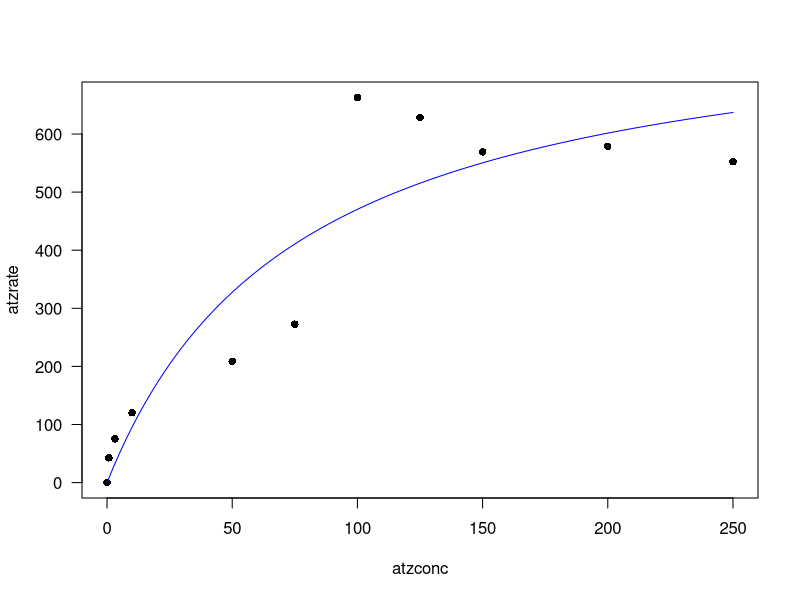
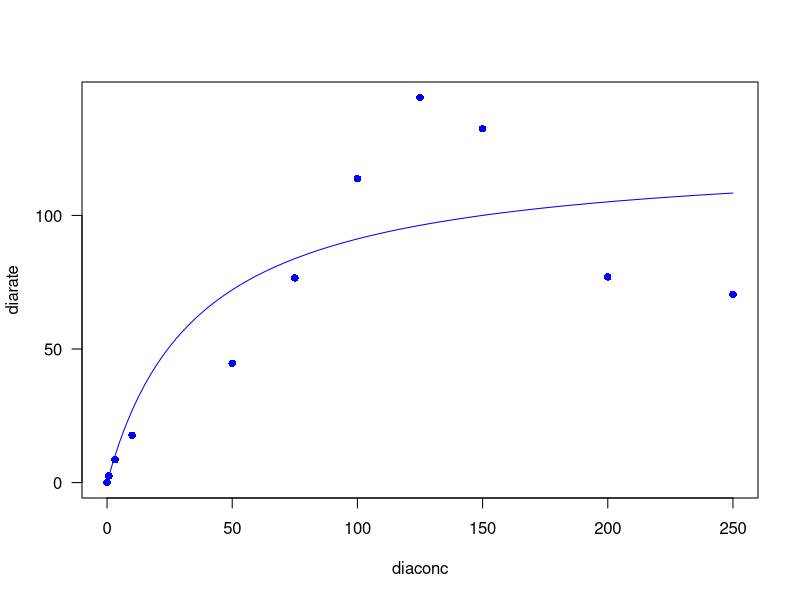
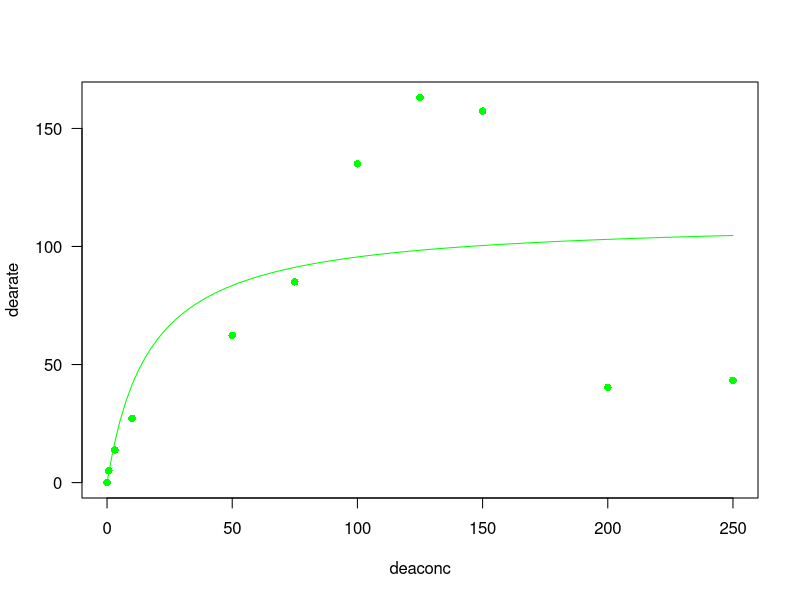
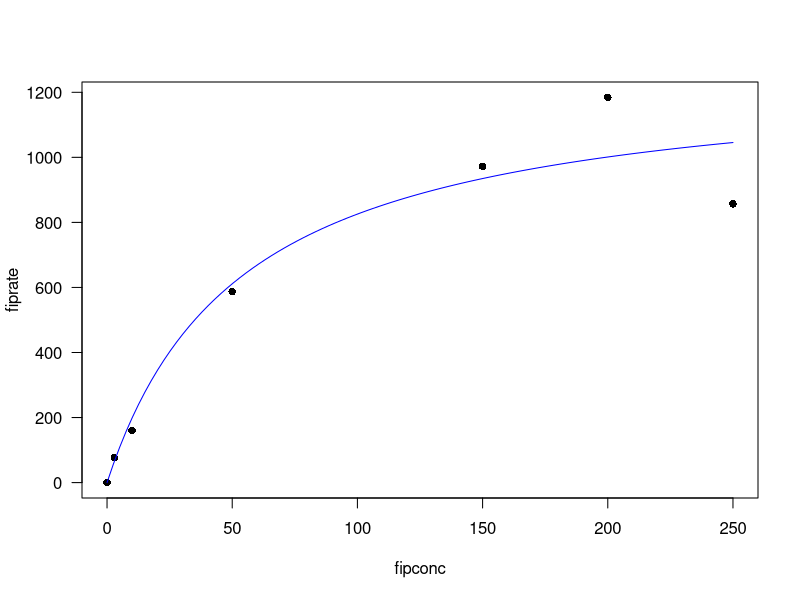
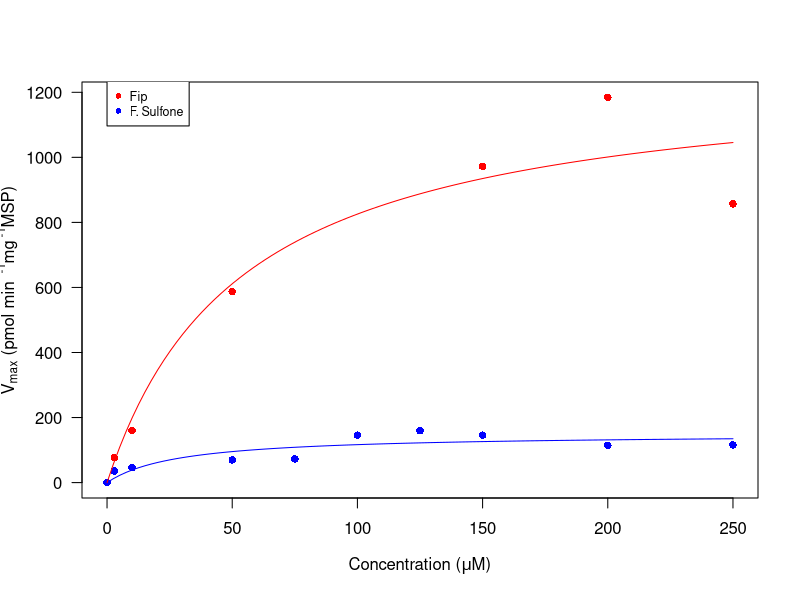
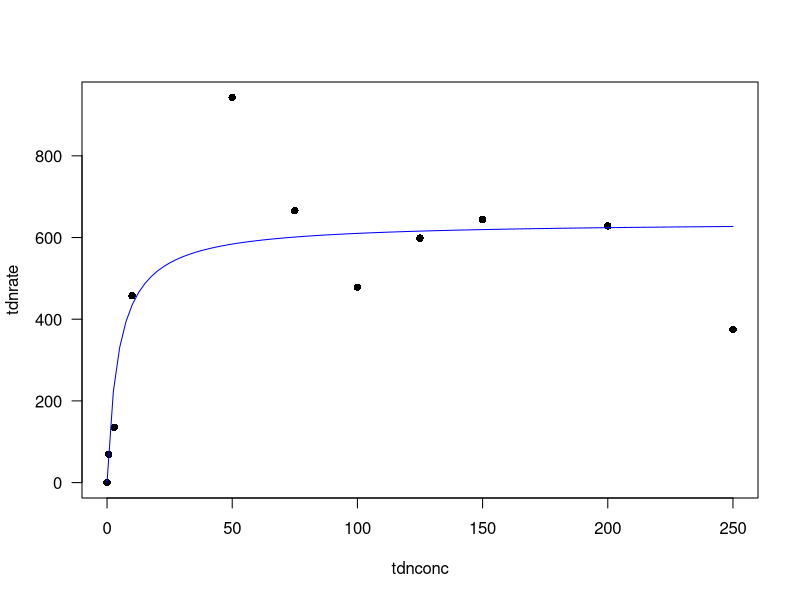
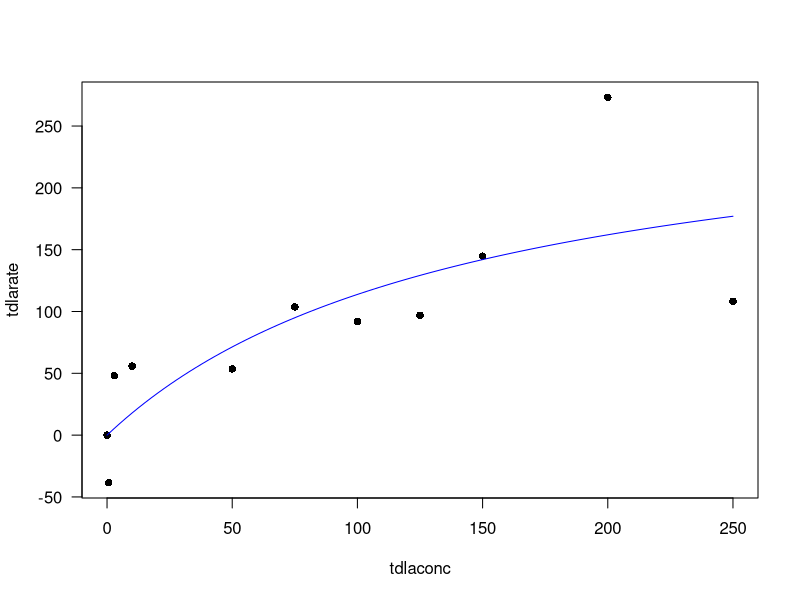
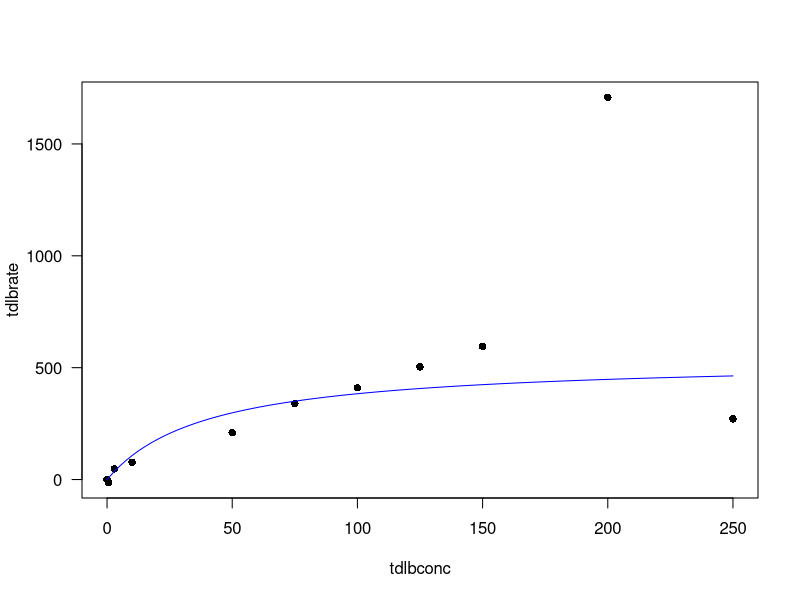

Generate these figures, in order, with R:


##MM for atz#
atzconc <- c(0, 0.712, 3.1684, 10, 50, 75, 100, 125, 150, 200, 250)
atzrate <- c(0, 42.63, 75.22, 120.16, 208.64, 272.69, 663.02, 628.38, 569.18, 578.97, 552.27)
plot(atzconc, atzrate, las=1, pch=16) 
atzmmModel <- nls(atzrate~Vm*atzconc/(Km+atzconc), start = list(Vm=500,Km=200)) 
summary(atzmmModel)
x <- seq(min(atzconc), max(atzconc), length=100)
y <- predict(atzmmModel, list(atzconc=x))
points(x, y, type='l', col='blue')


##MM for DIA##
diaconc <- c(0, 0.712, 3.1684, 10, 50, 75, 100, 125, 150, 200, 250)
diarate <- c(0, 2.47, 8.545, 17.74, 44.69, 76.60, 113.78, 144.18, 132.46, 76.99, 70.46)
plot(diaconc, diarate, las=1, pch=16, col="blue")
diammModel <- nls(diarate~Vm*diaconc/(Km+diaconc), start = list(Vm=75,Km=20)) 
summary(diammModel)
x <- seq(min(diaconc), max(diaconc), length=100)
y <- predict(diammModel, list(diaconc=x))
points(x, y, type='l', col='blue')

##MM for dea##
deaconc <- c(0, 0.712, 3.1684, 10, 50, 75, 100, 125, 150, 200, 250)
dearate <- c(0, 5.05, 13.80, 27.22, 62.42, 85.02, 135.00, 163.14, 157.35, 40.30, 43.30)
plot(deaconc, dearate, las=1, pch=16, col='green')
deammModel <- nls(dearate~Vm*deaconc/(Km+deaconc), start = list(Vm=50,Km=20)) 
summary(deammModel)
x <- seq(min(deaconc), max(deaconc), length=100)
y <- predict(deammModel, list(deaconc=x))
points(x, y, type='l', col='green')

#figure 1
jpeg(paste(micro.graphics,"glinski_fig1.jpg", sep=""),width = 6, height = 4, units = "in",res=300)
  conc <- c(0, 0.712, 3.1684, 10, 50, 75, 100, 125, 150, 200, 250)
  diarate <- c(0, 2.47, 8.545, 17.74, 44.69, 76.60, 113.78, 144.18, 132.46, 76.99, 70.46)
  dearate <- c(0, 5.05, 13.80, 27.22, 62.42, 85.02, 135.00, 163.14, 157.35, 40.30, 43.30)
  plot(conc, atzrate, las=1, pch=16, col="red", xlab = expression(paste("Concentration (", mu, "M)")), ylab=expression(paste("V"['max']* " (pmol min "^" -1","mg" ^" -1","MSP)")))
  points(conc, diarate, pch=16, col="dark green")
  points(conc, dearate, pch=16, col="blue")
  x <- seq(min(atzconc), max(atzconc), length=100)
  y <- predict(atzmmModel, list(atzconc=x))
  points(x, y, type='l', col='red')
  x <- seq(min(diaconc), max(diaconc), length=100)
  y <- predict(diammModel, list(diaconc=x))
  points(x, y, type='l', col='dark green')
  x <- seq(min(deaconc), max(deaconc), length=100)
  y <- predict(deammModel, list(deaconc=x))
  points(x, y, type='l', col='blue')
  legend(0,690, c("ATZ", 'DIA', 'DEA'), col=c('red', 'dark green', 'blue'), pch=16, cex=.75)
dev.off()

#figure 3
##MM for FS##
jpeg(paste(micro.graphics,"glinski_fig3.jpg", sep=""),width = 6, height = 4, units = "in",res=300)
  fsconc <- c(0, 2.89, 10, 50, 75, 100, 125, 150, 200, 250)
  fsrate <- c(0, 35.73, 45.99, 69.81, 72.95, 145.85, 159.43, 145.86, 114.72, 115.80) 
  plot(fsconc, fsrate, xlab = expression(paste("Concentration (", mu, "M)")), 
       ylab=expression(paste("V"['max']* " (pmol min "^" -1","mg" ^" -1","MSP)")), 
       las=1, pch=16, col='blue')
  fsmmModel <- nls(fsrate~Vm*fsconc/(Km+fsconc), start = list(Vm=100,Km=20)) 
  summary(fsmmModel)
  x <- seq(min(fsconc), max(fsconc), length=100)
  y <- predict(fsmmModel, list(fsconc=x))
  points(x, y, type='l', col='blue')
  legend(0,166, c("F. sulfone"), col=c('blue'), pch=16, cex=0.75)
dev.off()

#dont use
##MM for Fip##
fipconc <- c(0, 2.89, 10, 50, 150, 200, 250)
fiprate <- c(0, 76.71, 160.11, 587.46, 972.34, 1184.29, 857.04)
plot(fipconc, fiprate, las=1, pch=16)
fipmmModel <- nls(fiprate~Vm*fipconc/(Km+fipconc), start = list(Vm=800,Km=200)) 
summary(fipmmModel)
x <- seq(min(fipconc), max(fipconc), length=100)
y <- predict(fipmmModel, list(fipconc=x))
points(x, y, type='l', col='blue')

#dont use
fsconc <- c(0, 2.89, 10, 50, 75, 100, 125, 150, 200, 250)
plot(fipconc, fiprate, las=1, pch=16, col='red', xlab = expression(paste("Concentration (", mu, "M)")), 
     ylab=expression(paste("V"['max']* " (pmol min "^" -1","mg" ^" -1","MSP)")))
points(fsconc, fsrate, pch=16, col='blue')
x <- seq(min(fsconc), max(fsconc), length=100)
y <- predict(fsmmModel, list(fsconc=x))
points(x, y, type='l', col='blue')
x <- seq(min(fipconc), max(fipconc), length=100)
y <- predict(fipmmModel, list(fipconc=x))
points(x, y, type='l', col='red')
legend(0,1235, c("Fip", 'F. Sulfone'), col=c('red', 'blue'), pch=16, cex=0.75)



##MM for tdn##
tdnconc <- c(0, 0.6808, 2.89, 10, 50, 75, 100, 125, 150, 200, 250)
tdnrate <- c(0, 69.02, 135.56, 457.30, 943.03, 665.71, 478.25, 598.63, 644.17, 628.45, 374.59)
plot(tdnconc, tdnrate, las=1, pch=16)
tdnmmModel <- nls(tdnrate~Vm*tdnconc/(Km+tdnconc), start = list(Vm=500,Km=200)) 
summary(tdnmmModel)
x <- seq(min(tdnconc), max(tdnconc), length=100)
y <- predict(tdnmmModel, list(tdnconc=x))
points(x, y, type='l', col='blue')

##MM for tdla##
tdlaconc <- c(0, 0.6808, 2.89, 10, 50, 75, 100, 125, 150, 200, 250)
tdlarate <- c(0, -38.39, 48.03, 55.82, 53.55, 103.72, 91.91, 96.93, 144.80, 273.16, 108.30)
plot(tdlaconc, tdlarate, las=1, pch=16)
tdlammModel <- nls(tdlarate~Vm*tdlaconc/(Km+tdlaconc), start = list(Vm=100,Km=20)) 
summary(tdlammModel)
x <- seq(min(tdlaconc), max(tdlaconc), length=100)
y <- predict(tdlammModel, list(tdlaconc=x))
points(x, y, type='l', col='blue')


##MM for tdlb##
tdlbconc <- c(0, 0.6808, 2.89, 10, 50, 75, 100, 125, 150, 200, 250)
tdlbrate <- c(0, -13.63, 47.68, 77.16, 208.95, 339.54, 410.42, 503.50, 595.36, 1708, 271.20)
plot(tdlbconc, tdlbrate, las=1, pch=16)

alt_tdlbrate <- tdlbrate
alt_tdlbrate[10] <- NA
tdlbmmModel <- nls(alt_tdlbrate~Vm*tdlbconc/(Km+tdlbconc), start = list(Vm=500,Km=20)) 
summary(tdlbmmModel)
x <- seq(min(tdlbconc), max(tdlbconc), length=100)
y <- predict(tdlbmmModel, list(tdlbconc=x))
points(x, y, type='l', col='blue')


?pch

#figure 2
jpeg(paste(micro.graphics,"glinski_fig2.jpg", sep=""),width = 6, height = 4, units = "in",res=300)
  tdnconc <- c(0, 0.6808, 2.89, 10, 50, 75, 100, 125, 150, 200, 250)
  plot(tdnconc, tdlbrate, las=1, pch=16, col='blue', xlab = expression(paste("Concentration (", mu, "M)")), 
       ylab=expression(paste("V"['max']* " (pmol min "^" -1","mg" ^" -1","MSP)")))
  points(tdnconc, tdlarate, pch=16, col='dark green')
  points(tdnconc, tdnrate, pch=16, col='red')
  x <- seq(min(tdnconc), max(tdnconc), length=100)
  y <- predict(tdlbmmModel, list(tdlbconc=x))
  points(x, y, type='l', col='blue')
  x <- seq(min(tdlaconc), max(tdlaconc), length=100)
  y <- predict(tdlammModel, list(tdlaconc=x))
  points(x, y, type='l', col='dark green')
  x <- seq(min(tdnconc), max(tdnconc), length=100)
  y <- predict(tdnmmModel, list(tdnconc=x))
  points(x, y, type='l', col='red')
  legend(0,1780, c("TDN", 'TDL A', 'TDL B'), col=c('red', 'dark green', 'blue'), pch=16, cex=0.75)
dev.off()

##ALL metabolites together################################################################
plot(tdnconc, tdlbrate, las=1, pch=18, col='orange', xlab = expression(paste("Substrate Concentration (", mu, "M)")), ylab='Velocity (pmol/min/mg MSP)')
x <- seq(min(tdnconc), max(tdnconc), length=100)
y <- predict(tdlbmmModel, list(tdlbconc=x))
points(x, y, type='l', col='orange')
points(diaconc, diarate, pch=15, col='red')
x <- seq(min(diaconc), max(diaconc), length=100)
y <- predict(diammModel, list(diaconc=x))
points(x, y, type='l', col='red')
points(deaconc, dearate, pch=16, col='blue')
x <- seq(min(deaconc), max(deaconc), length=100)
y <- predict(deammModel, list(deaconc=x))
points(tdlaconc, tdlarate, pch=17, col='dark green')
x <- seq(min(tdlaconc), max(tdlaconc), length=100)
y <- predict(tdlammModel, list(tdlaconc=x))
points(x, y, type='l', col='dark green')
points(fsconc, fsrate, pch=8, col='purple')
x <- seq(min(fsconc), max(fsconc), length=100)
y <- predict(fsmmModel, list(fsconc=x))
points(x, y, type='l', col='purple')
legend(0, 625, c('DIA', 'DEA', 'TDL A', 'TDL B', "F.Sulfone"), col=c('red', 'blue', 'dark green', 'orange', 'purple'), pch=c(15,16,17,18,8), cex=0.75)

